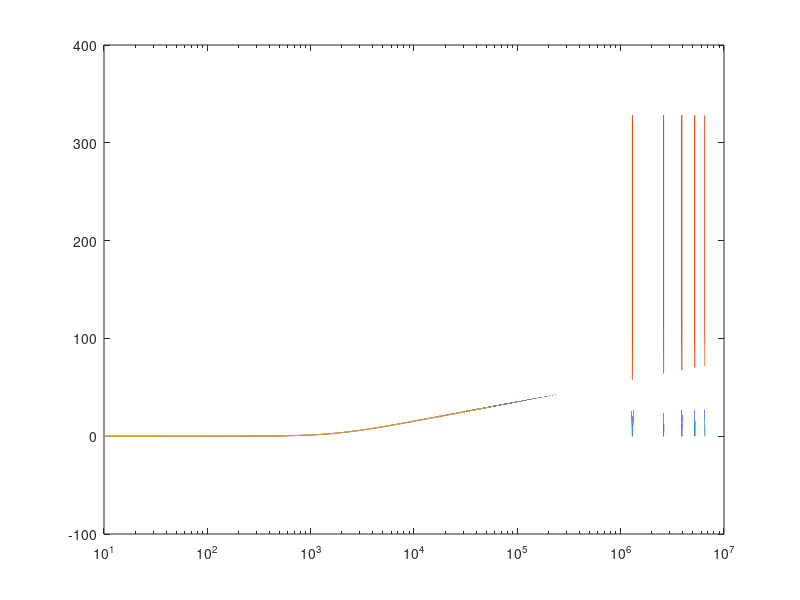

Write MATLAB code to recreate this figure.
k = 1000;
u = 1e-6;

fsw = 130*k*10
Ts = 1/fsw;

ff = 10:10:fsw*5;
ws = 2*pi*ff;
s = j*ws;
z1 = e.^(-s*Ts);

hizoh = Ts*s./((1-e.^(-s*Ts)));

Lm = 230*u
Vin = 18.75
Vout = 5.25
Nsp = 4
Vo = Nsp*Vout
D = Vo/(Vin + Vo)

iv = 7.5

mc = Vin/Lm
md = Vo/Lm

a = 1/(mc + md) 
b = Ts*(1-a*md) 

c = (0.5*md*a*a - a)/Ts
d = 0.5*md*a*a/Ts
ee = (a - md*a*a)/Ts
f = (b-md*a*b)/Ts
g = md*a*b/Ts
h = (0.5*md*b*b)/Ts

td = a*iv - a*iv + b;
td = (1-D)*Ts;
td2 = td*td;
td2 = a*a*iv*iv + a*a*iv*iv - 2*a*a*iv*iv - 2*a*b*iv + 2*a*b*iv + b*b;

tdio = (a*iv*iv - a*iv*iv + b)*iv;
hmdtd2 = 0.5*md*td2 ;
Ioo = (tdio + hmdtd2)/Ts;

Ioo = (c + d + ee)*iv*iv + (f + g)*iv + h
Ioo = (td*iv + 0.5*md*td*td)/Ts
Pout = Ioo*Vo
Rl = Vo*Vo/Pout
Dp2 = (1-D)*(1-D)

frhpz = Rl*Dp2/(2*pi*Lm*D)
wrhpz = 2*pi*frhpz


A0 = (2*c*iv + ee*iv + f)
A1 = (2*d*iv + ee*iv + g)

hz = (1./(A0 + A1)) .* (A0 + A1*z1);
hs = (1/wrhpz)*(s - wrhpz);
%hz = A0 + A1*z1;
wz = A1/A0 
wc = fsw*acos( (wz/2)*(2*((1/wz + 1)^2) -1 - 1/(wz^2)) );
fc = wc/(2000*pi)


semilogx(ff, 20*log10(abs(hz)), ff, 20*log10(abs(hz.*hizoh)), ff, 20*log10(abs(hs)) )

